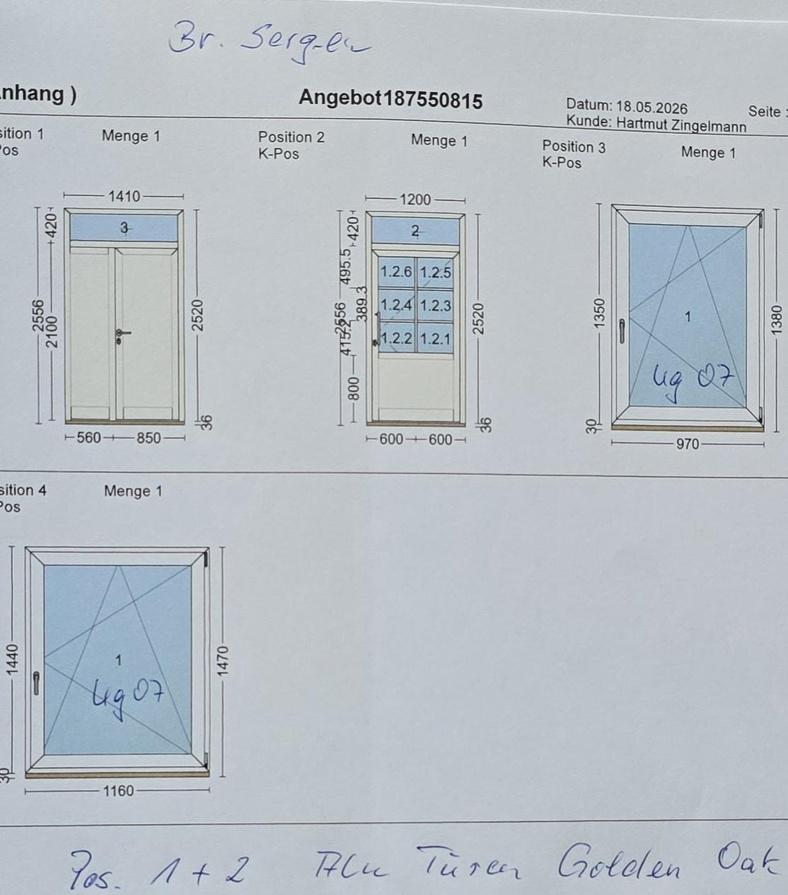
#> input picture samples/geometry_region.jpg, 788 x 895 px, shrunk from 1114 x 1265 before the run, found by its file name
$ python debug_vertical_detection.py
#> lines starting #> are read from the running program, lines starting #| are printed output that depends on the picture
#> further down, image is the input picture: shape (895, 788, 3); mean B, G, R 198.3, 191.5, 184.6
### app/vision/preprocessing/detect_vertical_splits.py
import cv2
import numpy as np


def group_positions(
    positions,
    tolerance=80
):

    if not positions:
        return []

    groups = []

    current = [positions[0]]

    for p in positions[1:]:

        if p - current[-1] <= tolerance:

            current.append(p)

        else:

            groups.append(current)

            current = [p]

    groups.append(current)

    centers = []

    for g in groups:

        centers.append(
            int(sum(g) / len(g))
        )

    return centers


def detect_vertical_splits(
    image_path: str
):

#> called with image_path = 'samples/geometry_region.jpg'
    image = cv2.imread(
        image_path
    )

    gray = cv2.cvtColor(
        image,
        cv2.COLOR_BGR2GRAY
    )
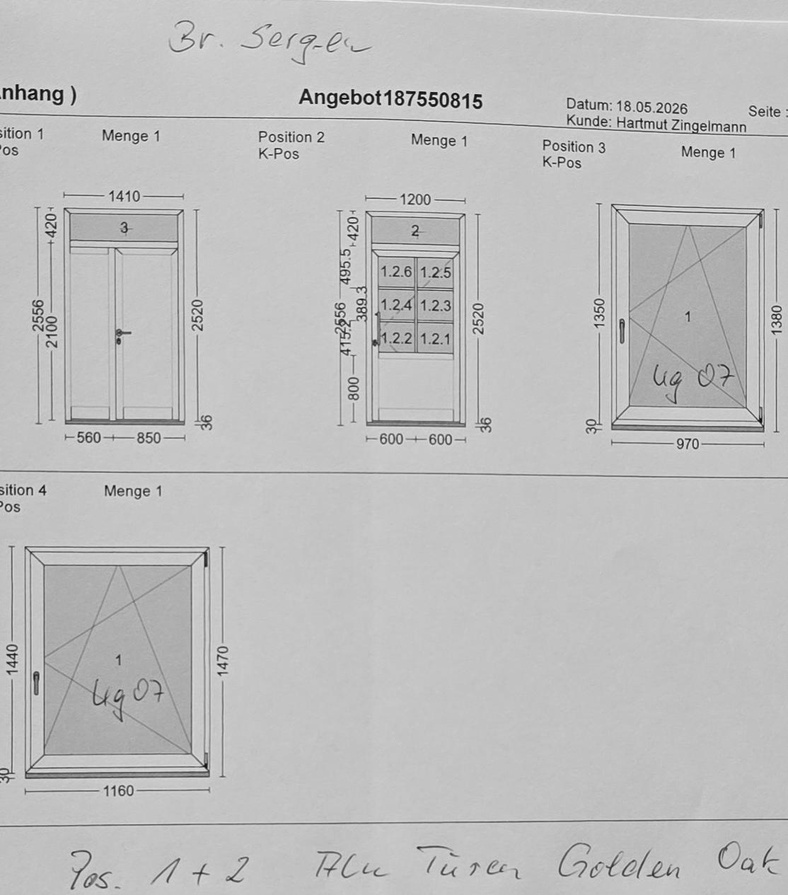
#> gray: shape (895, 788); min 0, max 252, mean 190.3

    height, width = gray.shape
#> height = 895; width = 788

    darkness = []

    for x in range(width):

        column = gray[:, x]

        mean_value = np.mean(
            column
        )

        darkness.append(
            255 - mean_value
        )
#> this loop made 788 passes
#> mean_value on passes 1 to 3: 189.4, 190.4, 190.4
#> after the loop, darkness = 788 values, max 82.01 at index 776, min 55.03 at index 211, mean 64.68

    threshold = np.mean(
        darkness
    ) * 1.25
#> threshold = 80.86

    candidates = []

    for x, value in enumerate(darkness):

        if value > threshold:

            candidates.append(x)
#> this loop made 788 passes
#> value on passes 1 to 3: 65.63, 64.6, 64.57
#> after the loop, candidates = [12, 25, 30, 44, 64, 115, 178, 776]

    grouped = group_positions(
        candidates
    )
#> in group_positions, `current = [positions[0]]`: current = [12]
#> the loop in group_positions, `for p in positions[1:]: ` made 7 passes
#> (p, current) on pass 7: (776, [776])
#> p on passes 1 to 6: 25, 30, 44, 64, 115, 178
#> after the loop in group_positions, `for p in positions[1:]:`: groups = [[12, 25, 30, 44, 64, 115, 178]]
#> the loop in group_positions, `for g in groups: ` made 2 passes
#> g on passes 1 to 2: [12, 25, 30, 44, 64, 115, 178], [776]
#> after the loop in group_positions, `for g in groups:`: centers = [66, 776]
#> grouped = [66, 776]

    filtered = []

    for g in grouped:

        if (
            width * 0.20
            < g
            < width * 0.80
        ):

            filtered.append(g)
#> this loop made 2 passes
#> g on passes 1 to 2: 66, 776
#> after the loop, filtered = []

    merged = []

    if filtered:

        current = [filtered[0]]

        for x in filtered[1:]:

            if x - current[-1] < width * 0.12:

                current.append(x)

            else:

                merged.append(
                    int(sum(current) / len(current))
                )

                current = [x]

        merged.append(
            int(sum(current) / len(current))
        )

    return merged

### app/vision/debug/debug_vertical_detection.py
import cv2

from app.vision.preprocessing.detect_vertical_splits import (
    detect_vertical_splits
)

IMAGE_PATH = "samples/geometry_region.jpg"

image = cv2.imread(
    IMAGE_PATH
)

splits = detect_vertical_splits(
    IMAGE_PATH
)

for x in splits:

    cv2.line(
        image,
        (x, 0),
        (x, image.shape[0]),
        (0, 0, 255),
        3
    )

output = "app/vision/debug/vertical_debug.jpg"

cv2.imwrite(
    output,
    image
)

print(output)

$ run again, with samples/zapytanie1.jpg copied over samples/geometry_region.jpg
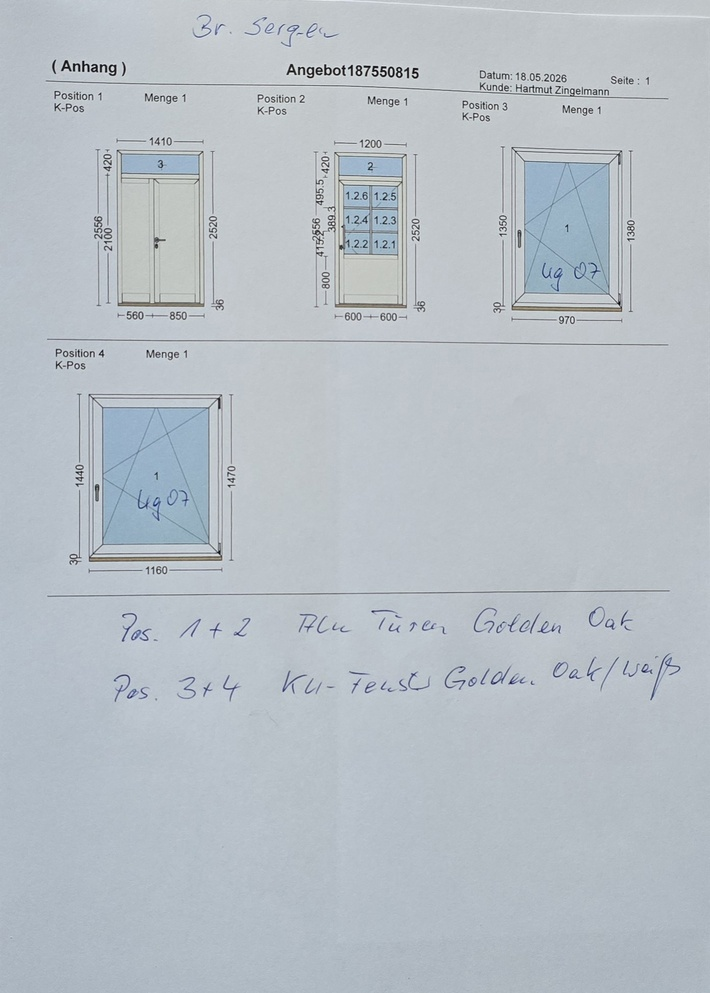
#> input picture samples/zapytanie1.jpg, 710 x 993 px, shrunk from 1392 x 1946 before the run, found by its file name
#> image is the input picture: shape (993, 710, 3); mean B, G, R 198.1, 190.9, 183.1
#> in detect_vertical_splits, `gray = cv2.cvtColor( image, cv2.COLOR_BGR2GRAY )`:
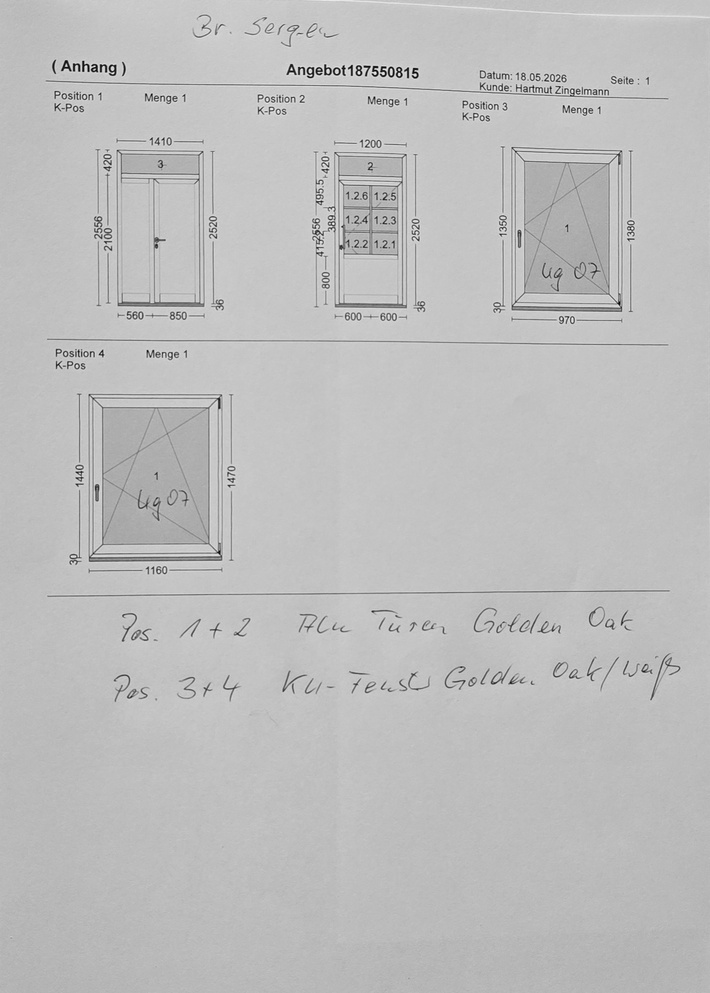
#> gray: shape (993, 710); min 2, max 255, mean 189.4
#> the loop in detect_vertical_splits, `for x in range(width): ` made 710 passes
#> mean_value on passes 1 to 3: 188.5, 188.1, 187.8
#> after the loop in detect_vertical_splits, `for x in range(width):`: darkness = 710 values, max 77.99 at index 79, min 58.78 at index 223, mean 65.6
#> threshold = 81.99
#> the loop in detect_vertical_splits, `for x, value in enumerate(darkness): ` made 710 passes
#> value on passes 1 to 3: 66.5, 66.88, 67.2
#> after the loop in detect_vertical_splits, `for x, value in enumerate(darkness):`: candidates = []
